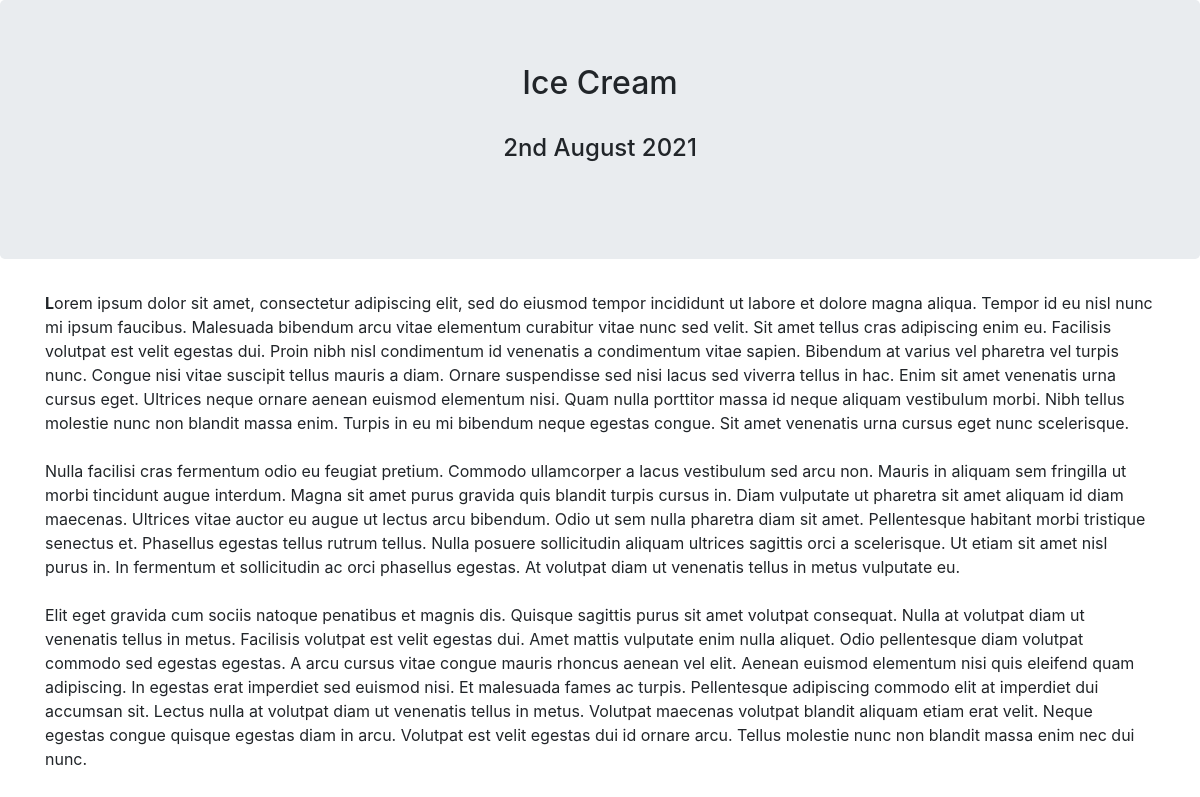
The app's page /info/4/ with its own data.
### other_info/models.py (models this page shows, shortened)
class Info(models.Model):
    title=models.CharField(max_length=20)
    date=models.DateField()
    desc=models.TextField(max_length=5000)

### other_info/views.py (the view)
# urls.py: path('<int:info_id>/',views.each_info,name='each_info'),
def each_info(request,info_id):
    info=get_object_or_404(models.Info,pk=info_id)
    return render(request,'each_info.html',{'info':info})

### other_info/templates/each_info.html
<!DOCTYPE html>
{% extends 'base.html' %}
{% block main %}
    <div class="jumbotron">
      <h2 class="centerAlign">{{info.title}}</h2>
      <br>
      <h4 class="centerAlign">{{info.date|date:"jS F Y"}}</h4>
      <br>
        </div>
<div class="container">
  <p>{{info.desc|safe}}</p>
</div>
{% endblock %}

### other_info/static/styles.css (style rules this page uses)
.centerAlign { text-align: center; }

### records on screen
Info: title "Ice Cream", date "2nd August 2021", desc "L orem ipsum dolor sit amet, consectetur adipiscing elit, sed do eiusmod tempor incididunt ut labore et dolore magna aliqua. Tempor id eu nisl nunc mi ipsum faucibus. Malesuada bibendum arcu vitae elementum curabitur vitae nunc sed velit. Sit amet tellus cras adipiscing enim eu. Facilisis volutpat est velit egestas dui. Proin nibh nisl condimentum id venenatis a condimentum vitae sapien. Bibendum at varius vel pharetra vel turpis nunc. Congue nisi vitae suscipit tellus mauris a diam. Ornare suspendisse sed nisi lacus sed viverra tellus in hac. Enim sit amet venenatis urna cursus eget. Ultrices neque ornare aenean euismod elementum nisi. Quam nulla porttitor massa id neque aliquam vestibulum…"
